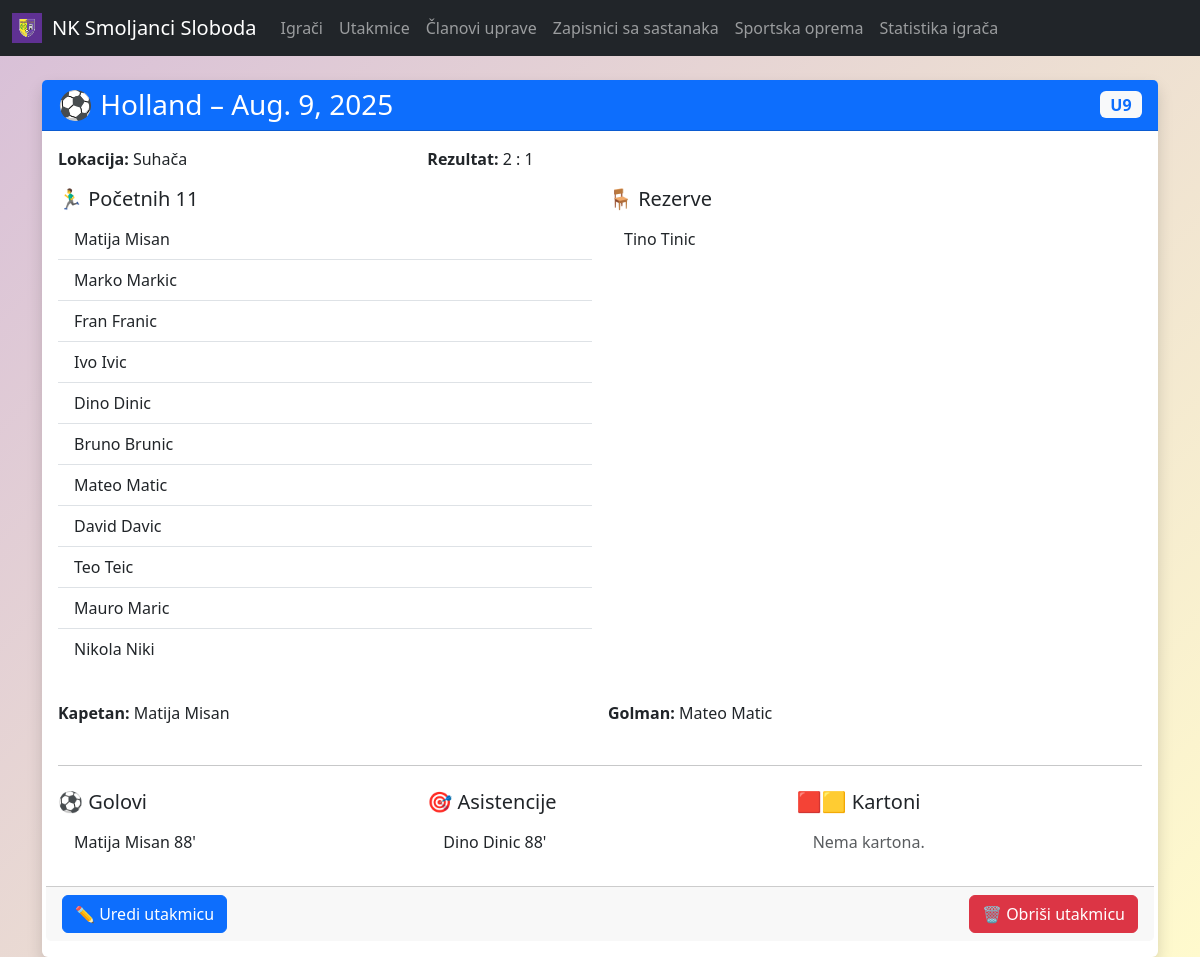
/matches/12/, run on an earlier commit of the app's database.
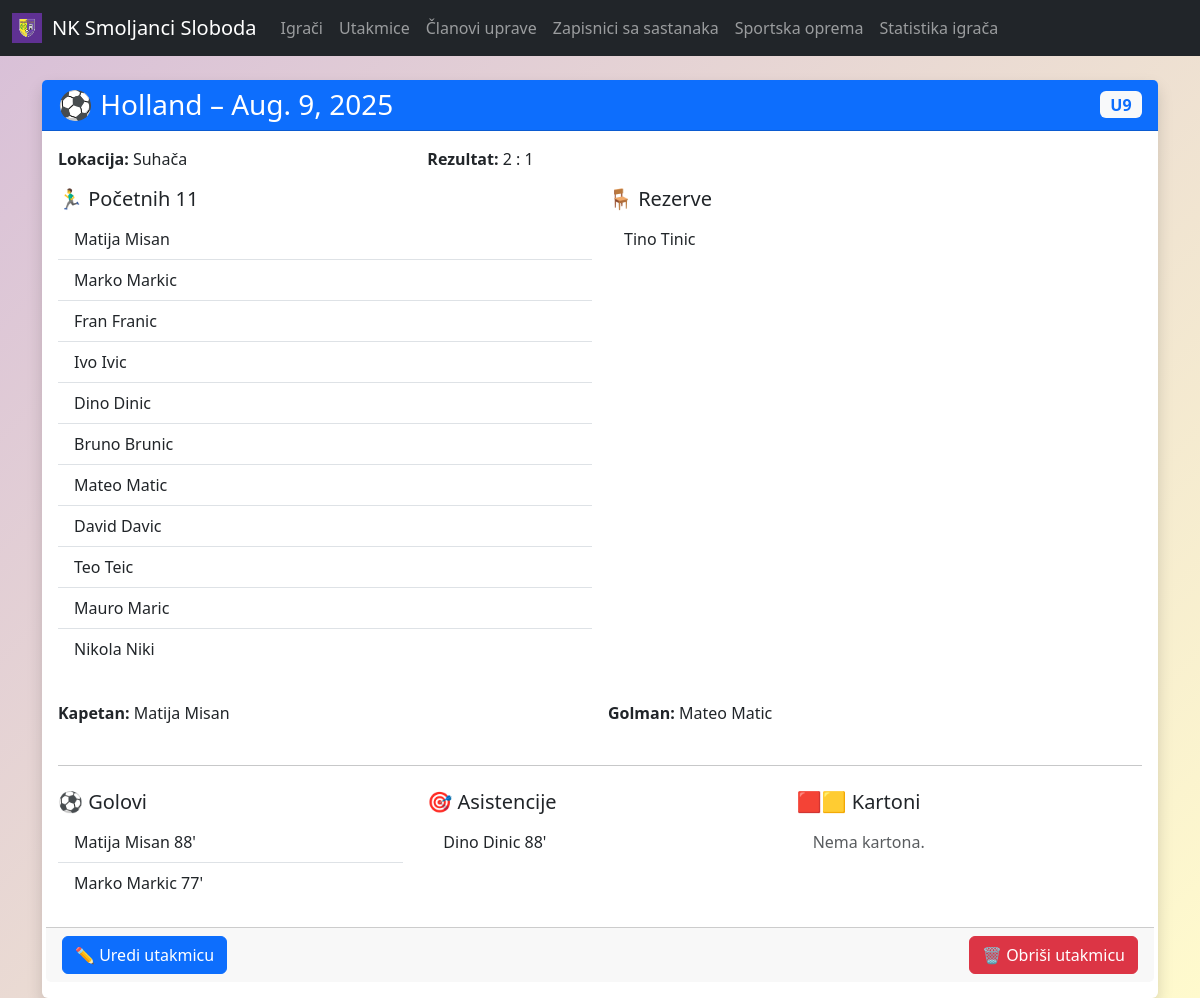
And on a later commit of the database.
### main/models.py (models this page shows, shortened)
class Player(models.Model):
    first_name = models.CharField(max_length=50)
    last_name = models.CharField(max_length=50)
    date_of_birth = models.DateField()
    position = models.CharField(max_length=2, choices=POSITIONS)
    category = models.CharField(max_length=3, choices=CATEGORIES, null=True, blank=True)
    goals = models.PositiveIntegerField(default=0)
    assists = models.PositiveIntegerField(default=0)
    yellow_cards = models.PositiveIntegerField(default=0)
    red_cards = models.PositiveIntegerField(default=0)
    appearances = models.PositiveIntegerField(default=0)
    is_active_member = models.BooleanField(default=True, verbose_name='Aktivan član')
    member_since = models.DateField(default=date.today, verbose_name='Član od')
    member_until = models.DateField(blank=True, null=True, verbose_name='Član do')

class Goal(models.Model):
    match = models.ForeignKey(Match, on_delete=models.CASCADE, related_name='goals')
    player = models.ForeignKey(Player, on_delete=models.CASCADE, related_name='goals_scored')
    minute = models.PositiveIntegerField()

class Assist(models.Model):
    match = models.ForeignKey(Match, on_delete=models.CASCADE, related_name='assists')
    player = models.ForeignKey(Player, on_delete=models.CASCADE, related_name='assists_made')
    minute = models.PositiveIntegerField()

### main/views.py (the view)
# urls.py: path("matches/<int:pk>/", views.match_detail, name="match_detail"),
def match_detail(request, pk):
    match = get_object_or_404(Match, pk=pk)
    events = MatchEvent.objects.filter(match=match).order_by('minute')
    valid_players = match.starting_players.all() | match.bench_players.all()
    active_valid_players = valid_players.filter(is_active_member=True).exclude(member_until__lt=date.today())
    if request.method == "POST":
        form = MatchEventForm(request.POST)
        if form.is_valid():
            event = form.save(commit=False)
            event.match = match
            event.save()
            return redirect("main:match_detail", pk=pk)
    else:
        form = MatchEventForm()
    goal_form = GoalEventForm()
    goal_form.fields['player'].queryset = active_valid_players.distinct()
    assist_form = AssistEventForm()
    assist_form.fields['player'].queryset = active_valid_players.distinct()
    card_form = CardEventForm()
    card_form.fields['player'].queryset = active_valid_players.distinct()
    return render(request, "main/matches/match_detail.html", {
        "match": match,
        "events": events,
        "form": form,
        "goal_form": goal_form,
        "assist_form": assist_form,
        "card_form": card_form,
    })

### templates/main/matches/match_detail.html
{% extends 'main/base.html' %} {% block title %}Detalji utakmice{% endblock %}
{% block content %}
<div class="container my-4">
  <div class="card shadow border-0">
    <div
      class="card-header bg-primary text-white d-flex justify-content-between align-items-center"
    >
      <h3 class="mb-0">⚽ {{ match.opponent }} – {{ match.date }}</h3>
      <span class="badge bg-light text-primary fs-6"
        >{{ match.get_category_display }}</span
      >
    </div>
    <div class="card-body">
      <div class="row mb-3">
        <div class="col-md-4">
          <strong>Lokacija:</strong> {{ match.get_home_or_away_display }}
        </div>
        <div class="col-md-4">
          <strong>Rezultat:</strong> {{ match.home_score }} :
          {{match.away_score}}
        </div>
      </div>
      <div class="row g-3">
        <div class="col-md-6">
          <h5>🏃‍♂️ Početnih 11</h5>
          <ul class="list-group list-group-flush mb-3">
            {% for player in match.starting_players.all %}
            <li class="list-group-item">
              {{ player.first_name }} {{ player.last_name }}
            </li>
            {% empty %}
            <li class="list-group-item text-muted">Nema podataka.</li>
            {% endfor %}
          </ul>
        </div>
        <div class="col-md-6">
          <h5>🪑 Rezerve</h5>
          <ul class="list-group list-group-flush mb-3">
            {% for player in match.bench_players.all %}
            <li class="list-group-item">
              {{ player.first_name }} {{ player.last_name }}
            </li>
            {% empty %}
            <li class="list-group-item text-muted">Nema podataka.</li>
            {% endfor %}
          </ul>
        </div>
        <div class="col-md-6">
          <p>
            <strong>Kapetan:</strong> {{ match.captain.first_name }}
            {{match.captain.last_name }}
          </p>
        </div>
        <div class="col-md-6">
          <p>
            <strong>Golman:</strong> {{ match.goalkeeper.first_name }}
            {{match.goalkeeper.last_name }}
          </p>
        </div>
      </div>
      <hr class="my-4" />
      <div class="row g-4">
        <div class="col-md-4">
          <h5>⚽ Golovi</h5>
          <ul class="list-group list-group-flush">
            {% for goal in match.goals.all %}
            <li class="list-group-item">
              {{ goal.player.first_name }} {{ goal.player.last_name }}
              {{goal.minute }}'
            </li>
            {% empty %}
            <li class="list-group-item text-muted">Nema golova.</li>
            {% endfor %}
          </ul>
        </div>
        <div class="col-md-4">
          <h5>🎯 Asistencije</h5>
          <ul class="list-group list-group-flush">
            {% for assist in match.assists.all %}
            <li class="list-group-item">
              {{ assist.player.first_name }} {{ assist.player.last_name }}
              {{assist.minute }}'
            </li>
            {% empty %}
            <li class="list-group-item text-muted">Nema asistencija.</li>
            {% endfor %}
          </ul>
        </div>
        <div class="col-md-4">
          <h5>🟥🟨 Kartoni</h5>
          <ul class="list-group list-group-flush">
            {% for card in match.cards.all %}
            <li class="list-group-item">
              {{ card.get_card_type_display }} – {{ card.minute }}' –>
              {{card.player.first_name }} {{ card.player.last_name }}
            </li>
            {% empty %}
            <li class="list-group-item text-muted">Nema kartona.</li>
            {% endfor %}
          </ul>
        </div>
         <div class="card-footer d-flex justify-content-between">
          <a
            href="{% url 'main:match_update' match.id %}"
            class="btn btn-primary"
          >
            ✏️ Uredi utakmicu
          </a>
          <a
            href="{% url 'main:match_delete' match.id %}"
            class="btn btn-danger"
          >
            🗑️ Obriši utakmicu
          </a>
        </div>
      </div>
    </div>
  </div>
</div>
{% endblock %}

What changed in the data, as far as the page shows it:
added Goal: player.first_name "Marko", player.last_name "Markic", minute "77"
